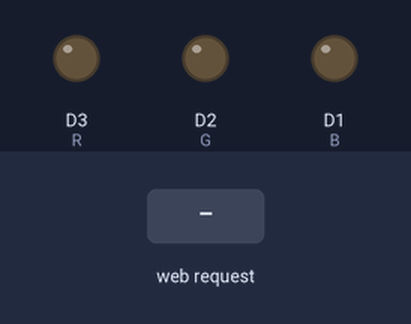
Recording of a program running on a simulated ESP8266 (NodeMCU). On the bench: output pins drawn as LEDs (lit = HIGH). The test bench sets the inputs (shaded band). WiFi joins after 1.5 s; servers stay silent unless stated; what the program prints to the serial monitor is not drawn.

Above: at 2.7 s.
2.8 s: HTTP request GET /vermelho received
At 3.8 s:
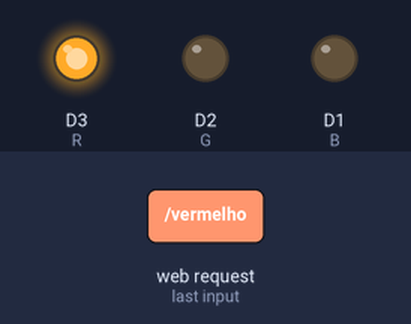
4.3 s: HTTP request GET /verde received
At 4.9 s:
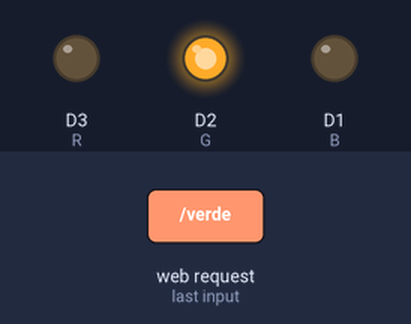
5.8 s: HTTP request GET /azul received
At 7.0 s:
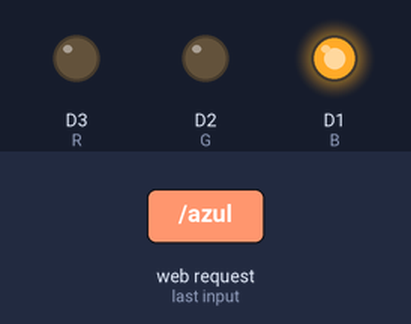
7.3 s: HTTP request GET /amarelo received
At 8.4 s:
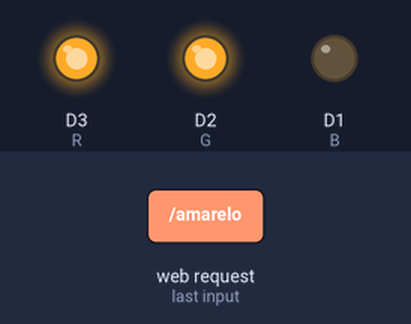
8.8 s: HTTP request GET /roxo received
At 9.5 s:
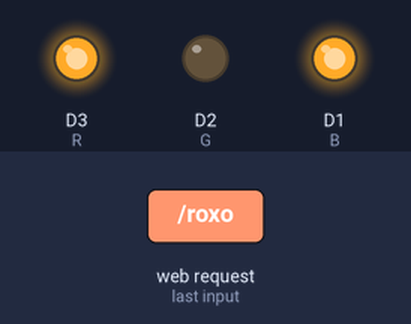
10.3 s: HTTP request GET /on received
At 10.7 s:
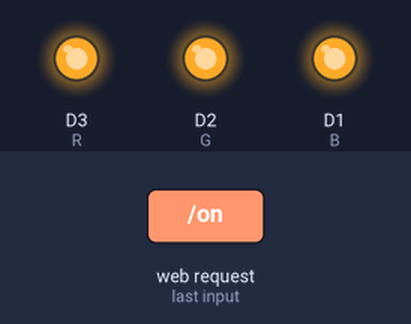
Timing chart, 0 to 12.8 s (numbered marks = the images above; inputs shaded):
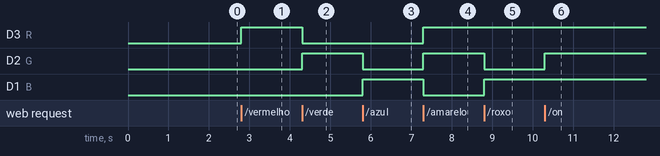

The program:

main.cpp
```cpp
#include <Arduino.h>
#include <ESP8266WiFi.h>
#include <ESP8266WebServer.h>
#include <ESP8266WiFiMulti.h>

#define  R D3
#define  G D2
#define  B D1

ESP8266WiFiMulti wifiMulti;
ESP8266WebServer server(80);
void handleRoot();
void handleNotFound();
void changetored();
void changetogreen();
void changetoblue();
void changetoamarelo();
void changetodark();
void changetopurple();
void changecolor();
void changetoon();
void setup() {
  pinMode ( R, OUTPUT);
  pinMode ( G, OUTPUT);
  pinMode ( B, OUTPUT);
  Serial.begin(9600);
  wifiMulti.addAP("WIFI", "SENHA");
  Serial.println("Connecting ...");
  int i = 0;
  while (wifiMulti.run() != WL_CONNECTED) { // Wait for the Wi-Fi to connect: scan for Wi-Fi networks, and connect to the strongest of the networks above
    delay(250);
    Serial.print('.');
  }
  Serial.println('\n');
  Serial.print("Connected to ");
  Serial.println(WiFi.SSID());              // Tell us what network we're connected to
  Serial.print("IP address:\t");
  Serial.println(WiFi.localIP());
  server.on("/", handleRoot);
  server.on("/vermelho", changetored);
  server.on("/verde", changetogreen);
  server.on("/azul", changetoblue);
  server.on("/amarelo", changetoamarelo);
  server.on("/off", changetodark);
  server.on("/roxo", changetopurple);
  server.on("/on", changetoon);
  server.on("/mudacor", changecolor);
  server.onNotFound(handleNotFound);
  server.begin();                           // Actually start the server
  Serial.println("HTTP server started");

}

void loop() {
  server.handleClient();

}
void changetored() {
  digitalWrite (R, HIGH);
  digitalWrite (G, LOW);
  digitalWrite (B, LOW);
  server.send(200, "text/plain", "vermelho");
}
void changetogreen() {
  digitalWrite (R, LOW);
  digitalWrite (G, HIGH);
  digitalWrite (B, LOW);
  server.send(200, "text/plain", "verde");
}
void changetoblue() {
  digitalWrite (R, LOW);
  digitalWrite (G, LOW);
  digitalWrite (B, HIGH);
  server.send(200, "text/plain", "azul");
}
void changetoamarelo() {
  digitalWrite (R, HIGH);
  digitalWrite (G, HIGH);
  digitalWrite (B, LOW);
  server.send(200, "text/plain", "amarelo");
}
void changetodark() {
  digitalWrite (R, LOW);
  digitalWrite (G, LOW);
  digitalWrite (B, LOW);
  server.send(200, "text/plain", "off");
}
void changetopurple() {
  digitalWrite (R, HIGH);
  digitalWrite (G, LOW);
  digitalWrite (B, HIGH);
  server.send(200, "text/plain", "roxo");
}
void changetoon() {
  digitalWrite (R, HIGH);
  digitalWrite (G, HIGH);
  digitalWrite (B, HIGH);
  server.send(200, "text/plain", "to on");
}


void handleRoot() {
  server.send(200, "text/plain", "led zonta on");   // Send HTTP status 200 (Ok) and send some text to the browser/client
}
void handleNotFound() {
  String message = "File Not Found\n\n";
  message += "URI: ";
  message += server.uri();
  message += "\nMethod: ";
  message += (server.method() == HTTP_GET) ? "GET" : "POST";
  message += "\nArguments: ";
  message += server.args();
  message += "\n";

  for (uint8_t i = 0; i < server.args(); i++) {
    message += " " + server.argName(i) + ": " + server.arg(i) + "\n";
  }

  server.send(404, "text/plain", message);
}

void changecolor() {
  String vermelho;
  String azul;
  String verde;
  vermelho=server.arg("vermelho");
  azul=server.arg("azul");
  verde=server.arg("verde");
  analogWrite(R, vermelho.toInt());
  analogWrite(G, verde.toInt());
  analogWrite(B, azul.toInt());
  server.send(200, "text/plain", "mudacor ");
}
```

Measured:
- after the input at 2.8 s, D3 (R): LOW → HIGH at once
- after the input at 4.3 s, D3 (R): HIGH → LOW at once; D2 (G): LOW → HIGH at once
- after the input at 5.8 s, D2 (G): HIGH → LOW at once; D1 (B): LOW → HIGH at once
- after the input at 7.3 s, D3 (R), D2 (G): LOW → HIGH at once; D1 (B): HIGH → LOW at once
- after the input at 8.8 s, D2 (G): HIGH → LOW at once; D1 (B): LOW → HIGH at once
- after the input at 10.3 s, D2 (G): LOW → HIGH at once
